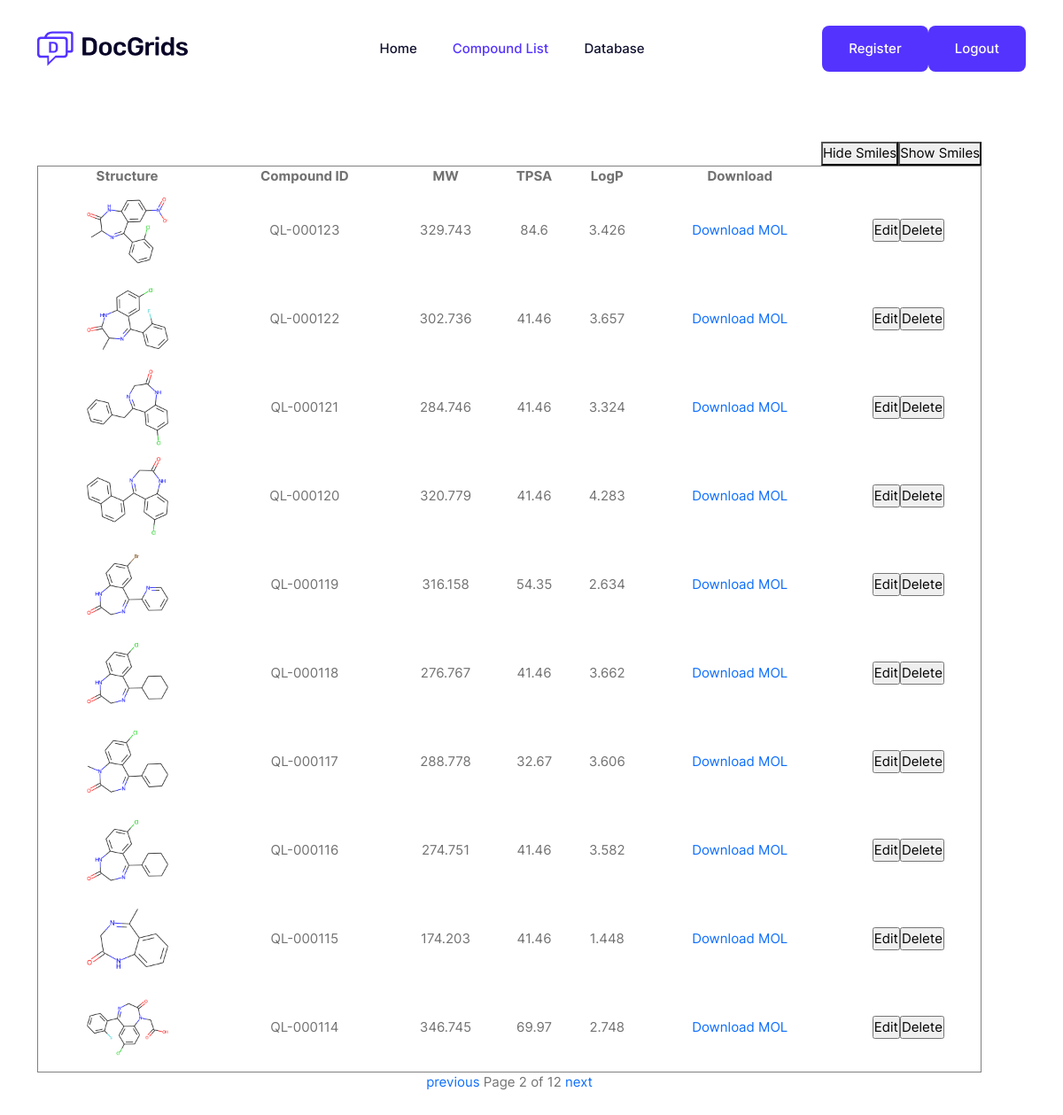
The page /compoundlist/?page=2 (signed in) on the database its author committed.
### mol_registration/models.py (models this page shows)
class mol_props(models.Model):
    compound_id = models.CharField(max_length=50)
    smiles = models.CharField(max_length=1000)
    mol_file = models.TextField()
    mol_file_path = models.CharField(max_length=500)
    MW = models.FloatField()
    xlogp = models.FloatField()
    TPSA = models.FloatField()
    img_file = models.CharField(max_length=500)
    fingerprint = models.TextField(default='')

### mol_registration/views.py (the view)
# urls.py: path('compoundlist/', mol_registration_view.compoundlist),
def compoundlist(request):
    if request.session.get('is_login'):
        mol_list = mol_props.objects.all().order_by('-compound_id')
        paginator = Paginator(mol_list, 10)
        page = request.GET.get('page',1)
        try:
            sublist = paginator.page(page)
        except PageNotAnInteger:
            sublist = paginator.page(1)
        except EmptyPage:
            sublist = paginator.page(paginator.num_pages)
        return render(request, "compoundlist.html", {"sublist": sublist})
    else:
        return redirect("/login/")

### register/template/compoundlist.html (shortened to what this page needs)
{% load static %}
<!DOCTYPE html>
<html class="no-js" lang="zxx">
<head>
<link rel="stylesheet" href="/static/css/bootstrap.min.css">
<link rel="stylesheet" href="/static/css/LineIcons.3.0.css">
<link rel="stylesheet" href="/static/css/animate.css">
<link rel="stylesheet" href="/static/css/tiny-slider.css">
<link rel="stylesheet" href="/static/css/main.css">
</head>
<header class="header navbar-area">
<div class="container">
<div class="row align-items-center">
<div class="col-lg-12">
<div class="nav-inner">
<nav class="navbar navbar-expand-lg">
<a class="navbar-brand" href="">
<img src="/static/picture/logo.svg" alt="Logo">
</a>
<div class="collapse navbar-collapse sub-menu-bar" id="navbarSupportedContent">
<ul id="nav" class="navbar-nav ms-auto">
<li class="nav-item">
<a href="/index" aria-label="Toggle navigation">Home</a>
</li>
<li class="nav-item">
<a href="/compoundlist" class="active" aria-label="Toggle navigation">Compound List</a>
</li>
<li class="nav-item">
<a href="/database" aria-label="Toggle navigation">Database</a>
</li>
</ul>
</div>
<div class="button">
<a href="/user_register" class="btn">Register</a>
</div>
<div class="button">
<a href="/logout" class="btn">Logout</a>
</div>
</nav>
</div>
</div>
</div>
</div>
</header>
<section class="hero-area" onLoad="javascript:document.compound_details.reset()">
<div class="container">
<div class="row align-items-center">
<div class="col-lg-12 col-md-12 col-12">
<div class="hero-content">
<div style="float: right">
<button onclick="hidesmiles()">Hide Smiles</button><button onclick="showsmiles()">Show Smiles</button>
</div>
<table name = 'compound_details' border="1" cellspacing="0" cellpadding="5" align="center" width="100%" >
	<tr style="text-align:center">
        <th>Structure</th>
		<th>Compound ID</th>
        <th>MW</th>
        <th>TPSA</th>
        <th>LogP</th>
        <th>Download</th>
	</tr>
     {%for item in sublist %}
	<tr>
            <td><img src="{{item.img_file}}" align="center"></td>
		    <td>{{item.compound_id}}</td>
            <td>{{item.MW}}</td>
            <td>{{item.TPSA}}</td>
            <td>{{item.xlogp}}</td>
            <td><a href="{{ item.mol_file_path }}">Download MOL</a></td>
            <td><a href="/edit_compound/?edit_compound_id={{item.compound_id}}"><input type="submit" value="Edit"></a><a href="/delete_compound/?delete_compound_id={{item.compound_id}}"><input type="submit" value="Delete"></a></td>
	</tr>
     {% endfor %}
</table>
<div>
    <center>
    <span style="margin:0 auto">
        {% if sublist.has_previous %}
            <a href="?page={{ sublist.previous_page_number }}">previous</a>
        {% endif %}
        <span class="current">
            Page {{ sublist.number }} of {{ sublist.paginator.num_pages }}
        </span>
        {% if sublist.has_next %}
            <a href="?page={{ sublist.next_page_number }}">next</a>
        {% endif %}
    </span>
    </center>
</div>
</div>
</div>
</div>
</div>
</section>
</body>
</html>

### register/template/compoundlist.html (style rules this page uses)
td { text-align:center; }
th { text-align:center; }
a { text-decoration: none; }
img { width: 100px;height:100px; align: "center"; }

### rows shown on the page
mol_props: img_file (picture), compound_id "QL-000123", MW "329.743", TPSA "84.6", xlogp "3.426"
mol_props: img_file (picture), compound_id "QL-000122", MW "302.736", TPSA "41.46", xlogp "3.657"
mol_props: img_file (picture), compound_id "QL-000121", MW "284.746", TPSA "41.46", xlogp "3.324"
mol_props: img_file (picture), compound_id "QL-000120", MW "320.779", TPSA "41.46", xlogp "4.283"
mol_props: img_file (picture), compound_id "QL-000119", MW "316.158", TPSA "54.35", xlogp "2.634"
mol_props: img_file (picture), compound_id "QL-000118", MW "276.767", TPSA "41.46", xlogp "3.662"
mol_props: img_file (picture), compound_id "QL-000117", MW "288.778", TPSA "32.67", xlogp "3.606"
mol_props: img_file (picture), compound_id "QL-000116", MW "274.751", TPSA "41.46", xlogp "3.582"
mol_props: img_file (picture), compound_id "QL-000115", MW "174.203", TPSA "41.46", xlogp "1.448"
mol_props: img_file (picture), compound_id "QL-000114", MW "346.745", TPSA "69.97", xlogp "2.748"

### other values the page prints
{{ sublist.number }} "2"
{{ sublist.paginator.num_pages }} "12"
